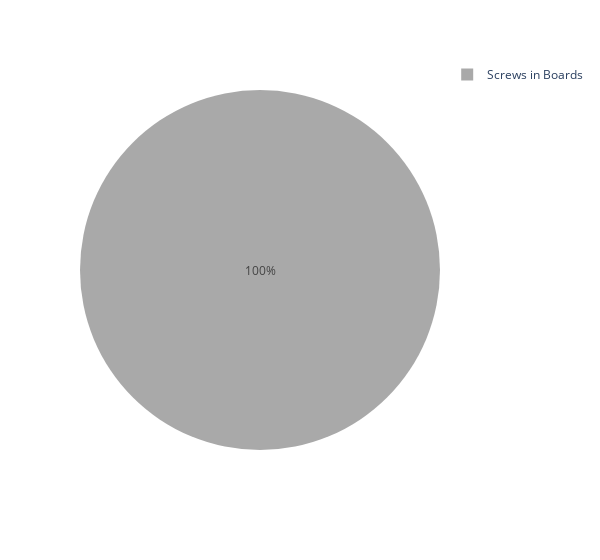
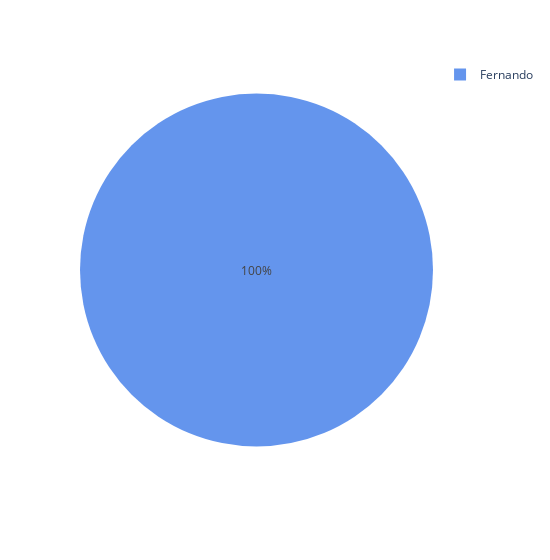
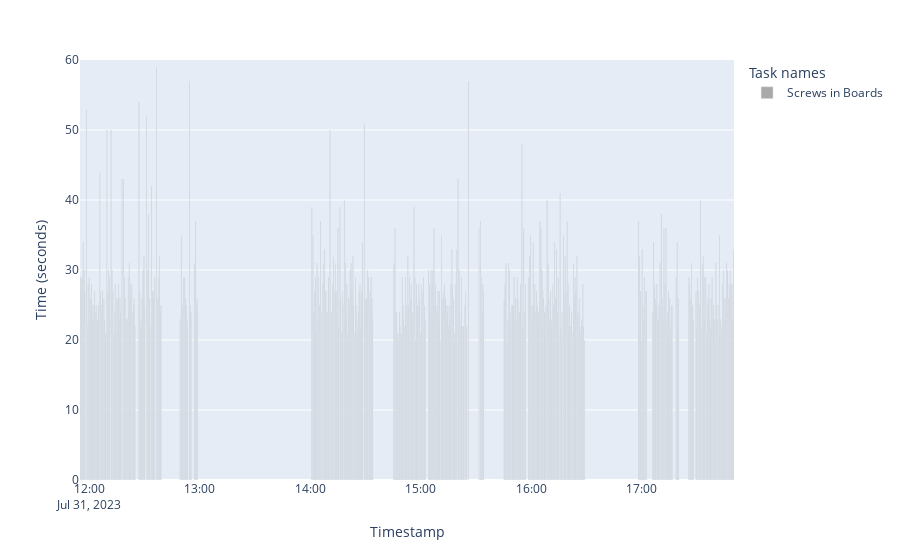
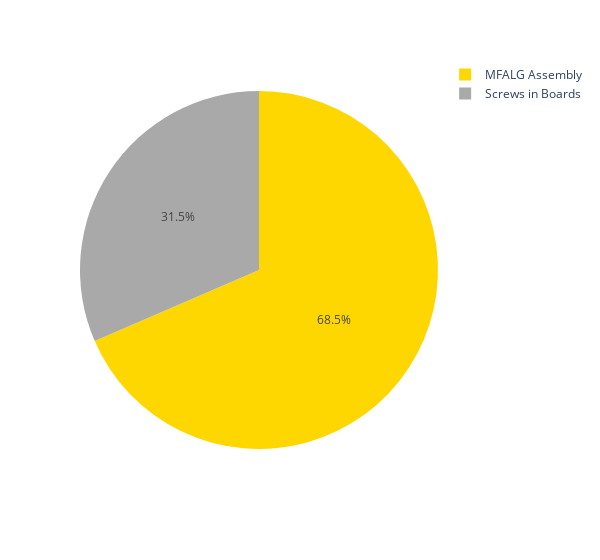

Notebook code cell kept with these figures, in order:
### Markdown cell above
This section will now gather a range of days and present the corresponding graphs

### Code cell
start_date = '31/07/2023'
end_date = '27/09/2023'

#interesting break screws mfalg
#start_date = '01/08/2023'
#end_date = '02/08/2023'

#not very int -> extra activity 1 Fernando
#start_date = '06/09/2023'
#end_date = '07/09/2023'


start_date = pd.to_datetime(start_date, format='%d/%m/%Y')
end_date = pd.to_datetime(end_date, format='%d/%m/%Y')

# Create a date range
date_range = pd.date_range(start=start_date, end=end_date)

dfs = []
df_all = pd.DataFrame()

def all_plots(df):
            
    plot_task(df)
    plot_tasks_in_time(df)


    return

def plots_all_dates(date_range):
    
    print_v = 0
    for date in date_range:

        day = str(date.day).zfill(2)
        month = str(date.month).zfill(2)
        date_ = day + "_" + month
        print(date_)

        df = process_file(date_)
        if df.empty:
            print("No data in that date")
            continue            

        df1 = remove_outliers(df, alpha = 0.5)
        
        all_plots(df1)
        dfs.append(df1)

        #df_for_date = get_data_for_date(date)

    return dfs

dfs = plots_all_dates(date_range)
df_all = pd.concat(dfs, ignore_index=True)
print("1-2")
all_plots(df_all)

### Figure 1 — Plotly figure (JSON) as saved in the notebook; plotly's stock layout.template omitted (floating-point values rounded to 4 significant figures)
{"data": [{"customdata": [["Screws in Boards"]], "domain": {"x": [0, 1], "y": [0, 1]}, "hovertemplate": "task_name=%{customdata[0]}<br>sec=%{value}<extra></extra>", "labels": ["Screws in Boards"], "legendgroup": "", "marker": {"colors": ["darkgray"]}, "name": "", "showlegend": true, "type": "pie", "values": [12358]}], "layout": {"legend": {"tracegroupgap": 0}, "margin": {"t": 60}, "width": 600}}

### Figure 2 — Plotly figure (JSON) as saved in the notebook; plotly's stock layout.template omitted (floating-point values rounded to 4 significant figures)
{"data": [{"customdata": [["Fernando"]], "domain": {"x": [0, 1], "y": [0, 1]}, "hovertemplate": "emp_name=%{customdata[0]}<br>sec=%{value}<extra></extra>", "labels": ["Fernando"], "legendgroup": "", "marker": {"colors": ["cornflowerblue"]}, "name": "", "showlegend": true, "type": "pie", "values": [12358]}], "layout": {"legend": {"tracegroupgap": 0}, "margin": {"t": 60}, "width": 550}}

### Figure 3 — Plotly figure (JSON) as saved in the notebook; plotly's stock layout.template omitted (floating-point values rounded to 4 significant figures; data arrays with more than 128 entries replaced by an {"elided": "..."} marker saying what was removed)
{"data": [{"alignmentgroup": "True", "hovertemplate": "Task names=Screws in Boards<br>Timestamp=%{x}<br>Time (seconds)=%{y}<extra></extra>", "legendgroup": "Screws in Boards", "marker": {"color": "darkgray", "pattern": {"shape": ""}}, "name": "Screws in Boards", "offsetgroup": "Screws in Boards", "orientation": "v", "showlegend": true, "textposition": "auto", "type": "bar", "x": {"elided": "450 str values"}, "xaxis": "x", "y": {"elided": "450 int values"}, "yaxis": "y"}], "layout": {"bargap": 0, "barmode": "relative", "legend": {"title": {"text": "Task names"}, "tracegroupgap": 0}, "margin": {"t": 60}, "xaxis": {"anchor": "y", "domain": [0, 1], "title": {"text": "Timestamp"}}, "yaxis": {"anchor": "x", "domain": [0, 1], "range": [0, 60], "title": {"text": "Time (seconds)"}}}}

### Figure 4 — Plotly figure (JSON) as saved in the notebook; plotly's stock layout.template omitted (floating-point values rounded to 4 significant figures)
{"data": [{"customdata": [["MFALG Assembly"], ["Screws in Boards"]], "domain": {"x": [0, 1], "y": [0, 1]}, "hovertemplate": "task_name=%{customdata[0]}<br>sec=%{value}<extra></extra>", "labels": ["MFALG Assembly", "Screws in Boards"], "legendgroup": "", "marker": {"colors": ["gold", "darkgray"]}, "name": "", "showlegend": true, "type": "pie", "values": [5290, 2432]}], "layout": {"legend": {"tracegroupgap": 0}, "margin": {"t": 60}, "width": 600}}
